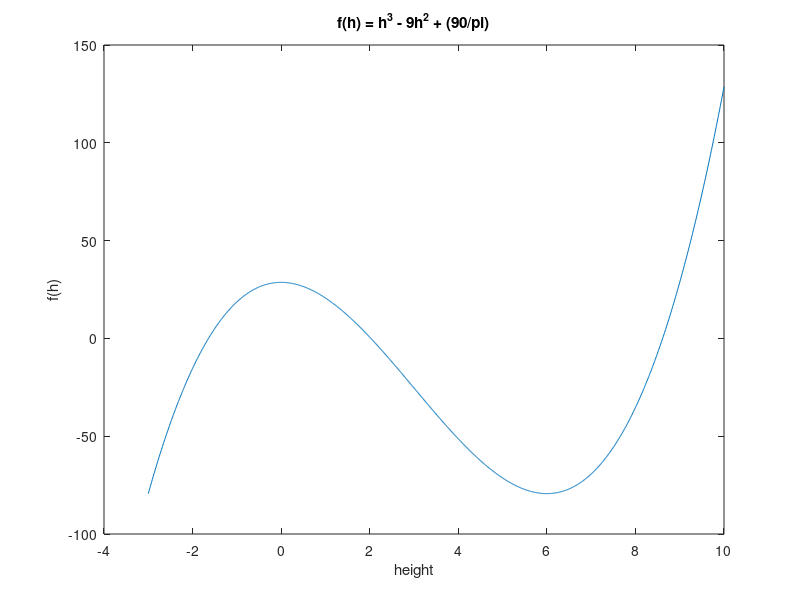

Reproduce this figure in MATLAB. (Note: this script raises an error after producing the figure.)
% Name: Andrew Pang
% Date: 3 MAY 2019  
% Task 3 :  Water tank
close all; clear all; clc;

h = -3:0.01:10;
fx = @(x) h.^3 - 9*h.^2 + (90/pi);
df = @(x) 3*h.^2 - 18*h;

plot(h,fx(h));
xlabel('height');
ylabel('f(h)');
title('f(h) = h^3 - 9h^2 + (90/pi)');

hold on

xi = input("Enter a guess for the root : ");

root = newraph(fx,df,xi,0.01);

plot(root,fx(root),'b^');


